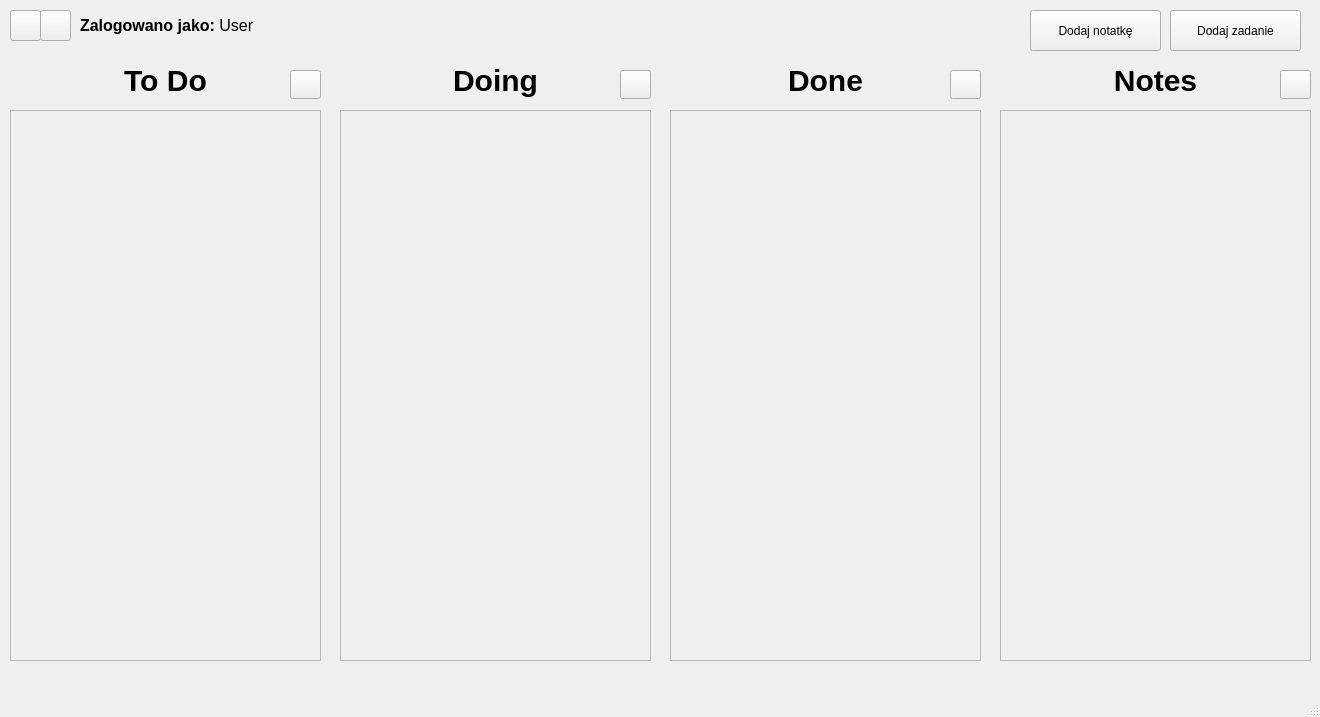
<?xml version="1.0" encoding="UTF-8"?>
<ui version="4.0">
 <class>MainWindow</class>
 <widget class="QMainWindow" name="MainWindow">
  <property name="geometry">
   <rect>
    <x>0</x>
    <y>0</y>
    <width>1320</width>
    <height>717</height>
   </rect>
  </property>
  <property name="windowTitle">
   <string>Tablica Kanban</string>
  </property>
  <widget class="QWidget" name="centralwidget">
   <widget class="QPushButton" name="addTaskButton">
    <property name="geometry">
     <rect>
      <x>1170</x>
      <y>10</y>
      <width>131</width>
      <height>41</height>
     </rect>
    </property>
    <property name="text">
     <string>Dodaj zadanie</string>
    </property>
   </widget>
   <widget class="QScrollArea" name="scrollAreaToDo">
    <property name="geometry">
     <rect>
      <x>10</x>
      <y>110</y>
      <width>311</width>
      <height>551</height>
     </rect>
    </property>
    <property name="horizontalScrollBarPolicy">
     <enum>Qt::ScrollBarPolicy::ScrollBarAlwaysOff</enum>
    </property>
    <property name="widgetResizable">
     <bool>true</bool>
    </property>
    <widget class="QWidget" name="widgetsToDo">
     <property name="geometry">
      <rect>
       <x>0</x>
       <y>0</y>
       <width>309</width>
       <height>549</height>
      </rect>
     </property>
     <property name="columnNumber" stdset="0">
      <number>0</number>
     </property>
    </widget>
   </widget>
   <widget class="QScrollArea" name="scrollAreaDoing">
    <property name="geometry">
     <rect>
      <x>340</x>
      <y>110</y>
      <width>311</width>
      <height>551</height>
     </rect>
    </property>
    <property name="horizontalScrollBarPolicy">
     <enum>Qt::ScrollBarPolicy::ScrollBarAlwaysOff</enum>
    </property>
    <property name="widgetResizable">
     <bool>true</bool>
    </property>
    <widget class="QWidget" name="widgetsDoing">
     <property name="geometry">
      <rect>
       <x>0</x>
       <y>0</y>
       <width>309</width>
       <height>549</height>
      </rect>
     </property>
     <property name="columnNumber" stdset="0">
      <number>1</number>
     </property>
    </widget>
   </widget>
   <widget class="QScrollArea" name="scrollAreaDone">
    <property name="geometry">
     <rect>
      <x>670</x>
      <y>110</y>
      <width>311</width>
      <height>551</height>
     </rect>
    </property>
    <property name="horizontalScrollBarPolicy">
     <enum>Qt::ScrollBarPolicy::ScrollBarAlwaysOff</enum>
    </property>
    <property name="widgetResizable">
     <bool>true</bool>
    </property>
    <widget class="QWidget" name="widgetsDone">
     <property name="geometry">
      <rect>
       <x>0</x>
       <y>0</y>
       <width>309</width>
       <height>549</height>
      </rect>
     </property>
     <property name="columnNumber" stdset="0">
      <number>2</number>
     </property>
    </widget>
   </widget>
   <widget class="QScrollArea" name="scrollAreaNotes">
    <property name="geometry">
     <rect>
      <x>1000</x>
      <y>110</y>
      <width>311</width>
      <height>551</height>
     </rect>
    </property>
    <property name="horizontalScrollBarPolicy">
     <enum>Qt::ScrollBarPolicy::ScrollBarAlwaysOff</enum>
    </property>
    <property name="widgetResizable">
     <bool>true</bool>
    </property>
    <widget class="QWidget" name="widgetsNotes">
     <property name="geometry">
      <rect>
       <x>0</x>
       <y>0</y>
       <width>309</width>
       <height>549</height>
      </rect>
     </property>
    </widget>
   </widget>
   <widget class="QPushButton" name="addNoteButton">
    <property name="geometry">
     <rect>
      <x>1030</x>
      <y>10</y>
      <width>131</width>
      <height>41</height>
     </rect>
    </property>
    <property name="text">
     <string>Dodaj notatkę</string>
    </property>
   </widget>
   <widget class="QLabel" name="labelToDo">
    <property name="geometry">
     <rect>
      <x>40</x>
      <y>60</y>
      <width>251</width>
      <height>41</height>
     </rect>
    </property>
    <property name="styleSheet">
     <string notr="true">font-size: 30px;
font-weight: bold;</string>
    </property>
    <property name="text">
     <string>To Do</string>
    </property>
    <property name="alignment">
     <set>Qt::AlignmentFlag::AlignCenter</set>
    </property>
   </widget>
   <widget class="QLabel" name="labelDoing">
    <property name="geometry">
     <rect>
      <x>370</x>
      <y>60</y>
      <width>251</width>
      <height>41</height>
     </rect>
    </property>
    <property name="styleSheet">
     <string notr="true">font-size: 30px;
font-weight: bold;</string>
    </property>
    <property name="text">
     <string>Doing</string>
    </property>
    <property name="alignment">
     <set>Qt::AlignmentFlag::AlignCenter</set>
    </property>
   </widget>
   <widget class="QLabel" name="labelDone">
    <property name="geometry">
     <rect>
      <x>700</x>
      <y>60</y>
      <width>251</width>
      <height>41</height>
     </rect>
    </property>
    <property name="styleSheet">
     <string notr="true">font-size: 30px;
font-weight: bold;</string>
    </property>
    <property name="text">
     <string>Done</string>
    </property>
    <property name="alignment">
     <set>Qt::AlignmentFlag::AlignCenter</set>
    </property>
   </widget>
   <widget class="QLabel" name="labelNotes">
    <property name="geometry">
     <rect>
      <x>1030</x>
      <y>60</y>
      <width>251</width>
      <height>41</height>
     </rect>
    </property>
    <property name="styleSheet">
     <string notr="true">font-size: 30px;
font-weight: bold;</string>
    </property>
    <property name="text">
     <string>Notes</string>
    </property>
    <property name="alignment">
     <set>Qt::AlignmentFlag::AlignCenter</set>
    </property>
   </widget>
   <widget class="QPushButton" name="editToDo">
    <property name="geometry">
     <rect>
      <x>290</x>
      <y>70</y>
      <width>31</width>
      <height>29</height>
     </rect>
    </property>
    <property name="text">
     <string/>
    </property>
    <property name="icon">
     <iconset theme="QIcon::ThemeIcon::MailMessageNew"/>
    </property>
    <property name="columnNumber" stdset="0">
     <number>0</number>
    </property>
   </widget>
   <widget class="QPushButton" name="editDoing">
    <property name="geometry">
     <rect>
      <x>620</x>
      <y>70</y>
      <width>31</width>
      <height>29</height>
     </rect>
    </property>
    <property name="text">
     <string/>
    </property>
    <property name="icon">
     <iconset theme="QIcon::ThemeIcon::MailMessageNew"/>
    </property>
    <property name="columnNumber" stdset="0">
     <number>1</number>
    </property>
   </widget>
   <widget class="QPushButton" name="editDone">
    <property name="geometry">
     <rect>
      <x>950</x>
      <y>70</y>
      <width>31</width>
      <height>29</height>
     </rect>
    </property>
    <property name="text">
     <string/>
    </property>
    <property name="icon">
     <iconset theme="QIcon::ThemeIcon::MailMessageNew"/>
    </property>
    <property name="columnNumber" stdset="0">
     <number>2</number>
    </property>
   </widget>
   <widget class="QPushButton" name="editNotes">
    <property name="geometry">
     <rect>
      <x>1280</x>
      <y>70</y>
      <width>31</width>
      <height>29</height>
     </rect>
    </property>
    <property name="text">
     <string/>
    </property>
    <property name="icon">
     <iconset theme="QIcon::ThemeIcon::MailMessageNew"/>
    </property>
    <property name="columnNumber" stdset="0">
     <number>3</number>
    </property>
   </widget>
   <widget class="QLabel" name="userLabel">
    <property name="geometry">
     <rect>
      <x>80</x>
      <y>10</y>
      <width>471</width>
      <height>31</height>
     </rect>
    </property>
    <property name="text">
     <string>&lt;html&gt;&lt;head/&gt;&lt;body&gt;&lt;p&gt;&lt;span style=&quot; font-size:12pt; font-weight:700;&quot;&gt;Zalogowano jako:&lt;/span&gt;&lt;span style=&quot; font-size:12pt;&quot;&gt; User&lt;/span&gt;&lt;/p&gt;&lt;/body&gt;&lt;/html&gt;</string>
    </property>
   </widget>
   <widget class="QPushButton" name="logOutButton">
    <property name="geometry">
     <rect>
      <x>10</x>
      <y>10</y>
      <width>31</width>
      <height>31</height>
     </rect>
    </property>
    <property name="toolTip">
     <string>Wyloguj</string>
    </property>
    <property name="text">
     <string/>
    </property>
    <property name="icon">
     <iconset theme="QIcon::ThemeIcon::SystemLogOut"/>
    </property>
   </widget>
   <widget class="QPushButton" name="editUserButton">
    <property name="geometry">
     <rect>
      <x>40</x>
      <y>10</y>
      <width>31</width>
      <height>31</height>
     </rect>
    </property>
    <property name="toolTip">
     <string>Edytuj</string>
    </property>
    <property name="text">
     <string/>
    </property>
    <property name="icon">
     <iconset theme="QIcon::ThemeIcon::MailMessageNew"/>
    </property>
   </widget>
  </widget>
  <widget class="QMenuBar" name="menubar">
   <property name="geometry">
    <rect>
     <x>0</x>
     <y>0</y>
     <width>1320</width>
     <height>26</height>
    </rect>
   </property>
  </widget>
  <widget class="QStatusBar" name="statusbar"/>
 </widget>
 <resources/>
 <connections/>
</ui>
